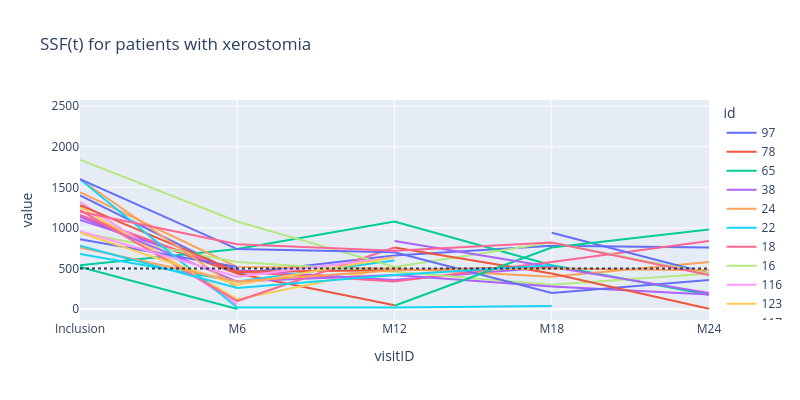
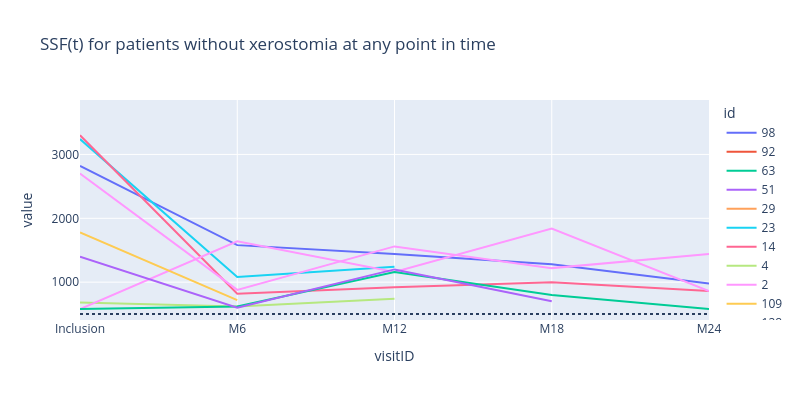

Notebook code for these charts, in order:
### Code cell
import plotly.express as px

dff = df[df["type"] == "SSF"]
dff["value"] = dff["value"].apply(fn)

# exclude basline xerostomia
inclusion_idx =  (dff["visitID"] == "Inclusion")
noxerobaseline_idx = (dff[inclusion_idx]["value"].notna()) & (dff[inclusion_idx]["value"] >= 500)
dff = dff[dff["id"].isin(dff[inclusion_idx][noxerobaseline_idx]["id"].unique())]

no_xero_id = [id_ for id_ in dff["id"].unique() if len(dff[(dff["id"] == id_) & (dff["value"] < 500)]) == 0]
xero_id = [id_ for id_ in dff["id"].unique() if not(id_) in no_xero_id]

xero_df = dff[df["id"].isin(xero_id)]
print(len(xero_id))
fig = px.line(xero_df, x='visitID', y='value', color='id', title="SSF(t) for patients with xerostomia")
fig.add_hline(y=500, line_dash="dot")
fig.update_layout(height=400, width=800)
fig.show()

no_xero_df = dff[df["id"].isin(no_xero_id)]
print(len(no_xero_id))
fig = px.line(no_xero_df, x='visitID', y='value', color='id', title="SSF(t) for patients without xerostomia at any point in time")
fig.add_hline(y=500, line_dash="dot")
fig.update_layout(height=400, width=800)
fig.show()

### Figure 1 — Plotly figure (JSON) as saved in the notebook; plotly's stock layout.template omitted (floating-point values rounded to 4 significant figures)
{"data": [{"hovertemplate": "id=97<br>visitID=%{x}<br>value=%{y}<extra></extra>", "legendgroup": "97", "line": {"color": "#636efa", "dash": "solid"}, "marker": {"symbol": "circle"}, "mode": "lines", "name": "97", "orientation": "v", "showlegend": true, "type": "scatter", "x": ["Inclusion", "M6", "M12", "M18", "M24"], "xaxis": "x", "y": [1400.0, 440.0, 660.0, 780.0, 760.0], "yaxis": "y"}, {"hovertemplate": "id=78<br>visitID=%{x}<br>value=%{y}<extra></extra>", "legendgroup": "78", "line": {"color": "#EF553B", "dash": "solid"}, "marker": {"symbol": "circle"}, "mode": "lines", "name": "78", "orientation": "v", "showlegend": true, "type": "scatter", "x": ["Inclusion", "M6", "M12"], "xaxis": "x", "y": [1140.0, 440.0, 48.0], "yaxis": "y"}, {"hovertemplate": "id=65<br>visitID=%{x}<br>value=%{y}<extra></extra>", "legendgroup": "65", "line": {"color": "#00cc96", "dash": "solid"}, "marker": {"symbol": "circle"}, "mode": "lines", "name": "65", "orientation": "v", "showlegend": true, "type": "scatter", "x": ["Inclusion", "M6", "M12", "M18", "M24"], "xaxis": "x", "y": [540.0, 740.0, 1080.0, 540.0, 176.0], "yaxis": "y"}, {"hovertemplate": "id=38<br>visitID=%{x}<br>value=%{y}<extra></extra>", "legendgroup": "38", "line": {"color": "#ab63fa", "dash": "solid"}, "marker": {"symbol": "circle"}, "mode": "lines", "name": "38", "orientation": "v", "showlegend": true, "type": "scatter", "x": ["Inclusion", "M6", "M12", "M18", "M24"], "xaxis": "x", "y": [1100.0, 480.0, 360.0, 520.0, NaN], "yaxis": "y"}, {"hovertemplate": "id=24<br>visitID=%{x}<br>value=%{y}<extra></extra>", "legendgroup": "24", "line": {"color": "#FFA15A", "dash": "solid"}, "marker": {"symbol": "circle"}, "mode": "lines", "name": "24", "orientation": "v", "showlegend": true, "type": "scatter", "x": ["Inclusion", "M6", "M12", "M18", "M24"], "xaxis": "x", "y": [1440.0, 520.0, 500.0, 400.0, 580.0], "yaxis": "y"}, {"hovertemplate": "id=22<br>visitID=%{x}<br>value=%{y}<extra></extra>", "legendgroup": "22", "line": {"color": "#19d3f3", "dash": "solid"}, "marker": {"symbol": "circle"}, "mode": "lines", "name": "22", "orientation": "v", "showlegend": true, "type": "scatter", "x": ["Inclusion", "M6", "M12", "M18", "M24"], "xaxis": "x", "y": [680.0, 340.0, 600.0, NaN, 560.0], "yaxis": "y"}, {"hovertemplate": "id=18<br>visitID=%{x}<br>value=%{y}<extra></extra>", "legendgroup": "18", "line": {"color": "#FF6692", "dash": "solid"}, "marker": {"symbol": "circle"}, "mode": "lines", "name": "18", "orientation": "v", "showlegend": true, "type": "scatter", "x": ["Inclusion", "M6", "M12", "M18", "M24"], "xaxis": "x", "y": [1160.0, 460.0, 340.0, 580.0, 840.0], "yaxis": "y"}, {"hovertemplate": "id=16<br>visitID=%{x}<br>value=%{y}<extra></extra>", "legendgroup": "16", "line": {"color": "#B6E880", "dash": "solid"}, "marker": {"symbol": "circle"}, "mode": "lines", "name": "16", "orientation": "v", "showlegend": true, "type": "scatter", "x": ["Inclusion", "M6", "M12", "M18", "M24"], "xaxis": "x", "y": [940.0, 580.0, 460.0, 300.0, 440.0], "yaxis": "y"}, {"hovertemplate": "id=116<br>visitID=%{x}<br>value=%{y}<extra></extra>", "legendgroup": "116", "line": {"color": "#FF97FF", "dash": "solid"}, "marker": {"symbol": "circle"}, "mode": "lines", "name": "116", "orientation": "v", "showlegend": true, "type": "scatter", "x": ["Inclusion", "M6", "M12"], "xaxis": "x", "y": [1320.0, 60.0, NaN], "yaxis": "y"}, {"hovertemplate": "id=123<br>visitID=%{x}<br>value=%{y}<extra></extra>", "legendgroup": "123", "line": {"color": "#FECB52", "dash": "solid"}, "marker": {"symbol": "circle"}, "mode": "lines", "name": "123", "orientation": "v", "showlegend": true, "type": "scatter", "x": ["Inclusion", "M6", "M12", "M18", "M24"], "xaxis": "x", "y": [1260.0, 120.0, 520.0, NaN, 520.0], "yaxis": "y"}, {"hovertemplate": "id=117<br>visitID=%{x}<br>value=%{y}<extra></extra>", "legendgroup": "117", "line": {"color": "#636efa", "dash": "solid"}, "marker": {"symbol": "circle"}, "mode": "lines", "name": "117", "orientation": "v", "showlegend": true, "type": "scatter", "x": ["Inclusion", "M6", "M12", "M18", "M24"], "xaxis": "x", "y": [860.0, 520.0, NaN, 940.0, 440.0], "yaxis": "y"}, {"hovertemplate": "id=100<br>visitID=%{x}<br>value=%{y}<extra></extra>", "legendgroup": "100", "line": {"color": "#EF553B", "dash": "solid"}, "marker": {"symbol": "circle"}, "mode": "lines", "name": "100", "orientation": "v", "showlegend": true, "type": "scatter", "x": ["Inclusion", "M6", "M12", "M18"], "xaxis": "x", "y": [1280.0, 460.0, 480.0, 520.0], "yaxis": "y"}, {"hovertemplate": "id=110<br>visitID=%{x}<br>value=%{y}<extra></extra>", "legendgroup": "110", "line": {"color": "#00cc96", "dash": "solid"}, "marker": {"symbol": "circle"}, "mode": "lines", "name": "110", "orientation": "v", "showlegend": true, "type": "scatter", "x": ["Inclusion", "M6"], "xaxis": "x", "y": [520.0, 2.0], "yaxis": "y"}, {"hovertemplate": "id=124<br>visitID=%{x}<br>value=%{y}<extra></extra>", "legendgroup": "124", "line": {"color": "#ab63fa", "dash": "solid"}, "marker": {"symbol": "circle"}, "mode": "lines", "name": "124", "orientation": "v", "showlegend": true, "type": "scatter", "x": ["Inclusion", "M6", "M12", "M18", "M24"], "xaxis": "x", "y": [1140.0, 340.0, 420.0, 280.0, 180.0], "yaxis": "y"}, {"hovertemplate": "id=118<br>visitID=%{x}<br>value=%{y}<extra></extra>", "legendgroup": "118", "line": {"color": "#FFA15A", "dash": "solid"}, "marker": {"symbol": "circle"}, "mode": "lines", "name": "118", "orientation": "v", "showlegend": true, "type": "scatter", "x": ["Inclusion", "M6", "M18", "M24"], "xaxis": "x", "y": [1600.0, 260.0, NaN, NaN], "yaxis": "y"}, {"hovertemplate": "id=106<br>visitID=%{x}<br>value=%{y}<extra></extra>", "legendgroup": "106", "line": {"color": "#19d3f3", "dash": "solid"}, "marker": {"symbol": "circle"}, "mode": "lines", "name": "106", "orientation": "v", "showlegend": true, "type": "scatter", "x": ["Inclusion", "M6", "M12", "M18", "M24"], "xaxis": "x", "y": [1600.0, 20.0, 20.0, 40.0, NaN], "yaxis": "y"}, {"hovertemplate": "id=101<br>visitID=%{x}<br>value=%{y}<extra></extra>", "legendgroup": "101", "line": {"color": "#FF6692", "dash": "solid"}, "marker": {"symbol": "circle"}, "mode": "lines", "name": "101", "orientation": "v", "showlegend": true, "type": "scatter", "x": ["Inclusion", "M6", "M12"], "xaxis": "x", "y": [1220.0, 100.0, 760.0], "yaxis": "y"}, {"hovertemplate": "id=95<br>visitID=%{x}<br>value=%{y}<extra></extra>", "legendgroup": "95", "line": {"color": "#B6E880", "dash": "solid"}, "marker": {"symbol": "circle"}, "mode": "lines", "name": "95", "orientation": "v", "showlegend": true, "type": "scatter", "x": ["Inclusion", "M6", "M12", "M18", "M24"], "xaxis": "x", "y": [1840.0, 1080.0, 520.0, 820.0, 440.0], "yaxis": "y"}, {"hovertemplate": "id=121<br>visitID=%{x}<br>value=%{y}<extra></extra>", "legendgroup": "121", "line": {"color": "#FF97FF", "dash": "solid"}, "marker": {"symbol": "circle"}, "mode": "lines", "name": "121", "orientation": "v", "showlegend": true, "type": "scatter", "x": ["Inclusion", "M6", "M12", "M18", "M24"], "xaxis": "x", "y": [960.0, 400.0, 640.0, NaN, 920.0], "yaxis": "y"}, {"hovertemplate": "id=27<br>visitID=%{x}<br>value=%{y}<extra></extra>", "legendgroup": "27", "line": {"color": "#FECB52", "dash": "solid"}, "marker": {"symbol": "circle"}, "mode": "lines", "name": "27", "orientation": "v", "showlegend": true, "type": "scatter", "x": ["Inclusion", "M6", "M12", "M18", "M24"], "xaxis": "x", "y": [940.0, 300.0, 640.0, NaN, NaN], "yaxis": "y"}, {"hovertemplate": "id=41<br>visitID=%{x}<br>value=%{y}<extra></extra>", "legendgroup": "41", "line": {"color": "#636efa", "dash": "solid"}, "marker": {"symbol": "circle"}, "mode": "lines", "name": "41", "orientation": "v", "showlegend": true, "type": "scatter", "x": ["Inclusion", "M6", "M12", "M18", "M24"], "xaxis": "x", "y": [1600.0, 740.0, 700.0, 200.0, 360.0], "yaxis": "y"}, {"hovertemplate": "id=57<br>visitID=%{x}<br>value=%{y}<extra></extra>", "legendgroup": "57", "line": {"color": "#EF553B", "dash": "solid"}, "marker": {"symbol": "circle"}, "mode": "lines", "name": "57", "orientation": "v", "showlegend": true, "type": "scatter", "x": ["Inclusion", "M6", "M12", "M18", "M24"], "xaxis": "x", "y": [2440.0, NaN, 760.0, 440.0, 5.0], "yaxis": "y"}, {"hovertemplate": "id=79<br>visitID=%{x}<br>value=%{y}<extra></extra>", "legendgroup": "79", "line": {"color": "#00cc96", "dash": "solid"}, "marker": {"symbol": "circle"}, "mode": "lines", "name": "79", "orientation": "v", "showlegend": true, "type": "scatter", "x": ["Inclusion", "M6", "M12", "M18", "M24"], "xaxis": "x", "y": [820.0, NaN, 42.0, 760.0, 980.0], "yaxis": "y"}, {"hovertemplate": "id=84<br>visitID=%{x}<br>value=%{y}<extra></extra>", "legendgroup": "84", "line": {"color": "#ab63fa", "dash": "solid"}, "marker": {"symbol": "circle"}, "mode": "lines", "name": "84", "orientation": "v", "showlegend": true, "type": "scatter", "x": ["Inclusion", "M6", "M12", "M18", "M24"], "xaxis": "x", "y": [700.0, NaN, 840.0, 520.0, 200.0], "yaxis": "y"}, {"hovertemplate": "id=90<br>visitID=%{x}<br>value=%{y}<extra></extra>", "legendgroup": "90", "line": {"color": "#FFA15A", "dash": "solid"}, "marker": {"symbol": "circle"}, "mode": "lines", "name": "90", "orientation": "v", "showlegend": true, "type": "scatter", "x": ["Inclusion", "M6", "M12", "M18", "M24"], "xaxis": "x", "y": [760.0, 340.0, 480.0, 500.0, 480.0], "yaxis": "y"}, {"hovertemplate": "id=112<br>visitID=%{x}<br>value=%{y}<extra></extra>", "legendgroup": "112", "line": {"color": "#19d3f3", "dash": "solid"}, "marker": {"symbol": "circle"}, "mode": "lines", "name": "112", "orientation": "v", "showlegend": true, "type": "scatter", "x": ["Inclusion", "M6", "M12", "M18"], "xaxis": "x", "y": [780.0, 260.0, 420.0, 540.0], "yaxis": "y"}, {"hovertemplate": "id=96<br>visitID=%{x}<br>value=%{y}<extra></extra>", "legendgroup": "96", "line": {"color": "#FF6692", "dash": "solid"}, "marker": {"symbol": "circle"}, "mode": "lines", "name": "96", "orientation": "v", "showlegend": true, "type": "scatter", "x": ["Inclusion", "M6", "M12", "M18", "M24"], "xaxis": "x", "y": [1200.0, 800.0, 720.0, 820.0, 420.0], "yaxis": "y"}], "layout": {"height": 400, "legend": {"title": {"text": "id"}, "tracegroupgap": 0}, "shapes": [{"line": {"dash": "dot"}, "type": "line", "x0": 0, "x1": 1, "xref": "x domain", "y0": 500, "y1": 500, "yref": "y"}], "title": {"text": "SSF(t) for patients with xerostomia"}, "width": 800, "xaxis": {"anchor": "y", "domain": [0, 1], "title": {"text": "visitID"}}, "yaxis": {"anchor": "x", "domain": [0, 1], "title": {"text": "value"}}}}

### Figure 2 — Plotly figure (JSON) as saved in the notebook; plotly's stock layout.template omitted (floating-point values rounded to 4 significant figures)
{"data": [{"hovertemplate": "id=98<br>visitID=%{x}<br>value=%{y}<extra></extra>", "legendgroup": "98", "line": {"color": "#636efa", "dash": "solid"}, "marker": {"symbol": "circle"}, "mode": "lines", "name": "98", "orientation": "v", "showlegend": true, "type": "scatter", "x": ["Inclusion", "M6", "M12", "M18", "M24"], "xaxis": "x", "y": [2820.0, 1580.0, 1440.0, 1280.0, 980.0], "yaxis": "y"}, {"hovertemplate": "id=92<br>visitID=%{x}<br>value=%{y}<extra></extra>", "legendgroup": "92", "line": {"color": "#EF553B", "dash": "solid"}, "marker": {"symbol": "circle"}, "mode": "lines", "name": "92", "orientation": "v", "showlegend": true, "type": "scatter", "x": ["Inclusion", "M6", "M12"], "xaxis": "x", "y": [2040.0, NaN, NaN], "yaxis": "y"}, {"hovertemplate": "id=63<br>visitID=%{x}<br>value=%{y}<extra></extra>", "legendgroup": "63", "line": {"color": "#00cc96", "dash": "solid"}, "marker": {"symbol": "circle"}, "mode": "lines", "name": "63", "orientation": "v", "showlegend": true, "type": "scatter", "x": ["Inclusion"], "xaxis": "x", "y": [1160.0], "yaxis": "y"}, {"hovertemplate": "id=51<br>visitID=%{x}<br>value=%{y}<extra></extra>", "legendgroup": "51", "line": {"color": "#ab63fa", "dash": "solid"}, "marker": {"symbol": "circle"}, "mode": "lines", "name": "51", "orientation": "v", "showlegend": true, "type": "scatter", "x": ["Inclusion", "M6", "M12", "M18"], "xaxis": "x", "y": [620.0, NaN, NaN, NaN], "yaxis": "y"}, {"hovertemplate": "id=29<br>visitID=%{x}<br>value=%{y}<extra></extra>", "legendgroup": "29", "line": {"color": "#FFA15A", "dash": "solid"}, "marker": {"symbol": "circle"}, "mode": "lines", "name": "29", "orientation": "v", "showlegend": true, "type": "scatter", "x": ["Inclusion"], "xaxis": "x", "y": [3680.0], "yaxis": "y"}, {"hovertemplate": "id=23<br>visitID=%{x}<br>value=%{y}<extra></extra>", "legendgroup": "23", "line": {"color": "#19d3f3", "dash": "solid"}, "marker": {"symbol": "circle"}, "mode": "lines", "name": "23", "orientation": "v", "showlegend": true, "type": "scatter", "x": ["Inclusion", "M6", "M12", "M18", "M24"], "xaxis": "x", "y": [3240.0, 1080.0, 1240.0, NaN, NaN], "yaxis": "y"}, {"hovertemplate": "id=14<br>visitID=%{x}<br>value=%{y}<extra></extra>", "legendgroup": "14", "line": {"color": "#FF6692", "dash": "solid"}, "marker": {"symbol": "circle"}, "mode": "lines", "name": "14", "orientation": "v", "showlegend": true, "type": "scatter", "x": ["Inclusion", "M6", "M12", "M18", "M24"], "xaxis": "x", "y": [3300.0, 820.0, 920.0, 1000.0, 860.0], "yaxis": "y"}, {"hovertemplate": "id=4<br>visitID=%{x}<br>value=%{y}<extra></extra>", "legendgroup": "4", "line": {"color": "#B6E880", "dash": "solid"}, "marker": {"symbol": "circle"}, "mode": "lines", "name": "4", "orientation": "v", "showlegend": true, "type": "scatter", "x": ["Inclusion", "M6", "M12", "M18", "M24"], "xaxis": "x", "y": [680.0, 620.0, 740.0, NaN, NaN], "yaxis": "y"}, {"hovertemplate": "id=2<br>visitID=%{x}<br>value=%{y}<extra></extra>", "legendgroup": "2", "line": {"color": "#FF97FF", "dash": "solid"}, "marker": {"symbol": "circle"}, "mode": "lines", "name": "2", "orientation": "v", "showlegend": true, "type": "scatter", "x": ["Inclusion", "M6", "M12", "M18", "M24"], "xaxis": "x", "y": [580.0, 1640.0, 1160.0, 1840.0, 860.0], "yaxis": "y"}, {"hovertemplate": "id=109<br>visitID=%{x}<br>value=%{y}<extra></extra>", "legendgroup": "109", "line": {"color": "#FECB52", "dash": "solid"}, "marker": {"symbol": "circle"}, "mode": "lines", "name": "109", "orientation": "v", "showlegend": true, "type": "scatter", "x": ["Inclusion", "M6"], "xaxis": "x", "y": [2180.0, NaN], "yaxis": "y"}, {"hovertemplate": "id=128<br>visitID=%{x}<br>value=%{y}<extra></extra>", "legendgroup": "128", "line": {"color": "#636efa", "dash": "solid"}, "marker": {"symbol": "circle"}, "mode": "lines", "name": "128", "orientation": "v", "showlegend": true, "type": "scatter", "x": ["Inclusion"], "xaxis": "x", "y": [1420.0], "yaxis": "y"}, {"hovertemplate": "id=107<br>visitID=%{x}<br>value=%{y}<extra></extra>", "legendgroup": "107", "line": {"color": "#EF553B", "dash": "solid"}, "marker": {"symbol": "circle"}, "mode": "lines", "name": "107", "orientation": "v", "showlegend": true, "type": "scatter", "x": ["Inclusion"], "xaxis": "x", "y": [640.0], "yaxis": "y"}, {"hovertemplate": "id=89<br>visitID=%{x}<br>value=%{y}<extra></extra>", "legendgroup": "89", "line": {"color": "#00cc96", "dash": "solid"}, "marker": {"symbol": "circle"}, "mode": "lines", "name": "89", "orientation": "v", "showlegend": true, "type": "scatter", "x": ["Inclusion", "M6", "M12", "M18", "M24"], "xaxis": "x", "y": [580.0, 620.0, 1160.0, 800.0, 580.0], "yaxis": "y"}, {"hovertemplate": "id=114<br>visitID=%{x}<br>value=%{y}<extra></extra>", "legendgroup": "114", "line": {"color": "#ab63fa", "dash": "solid"}, "marker": {"symbol": "circle"}, "mode": "lines", "name": "114", "orientation": "v", "showlegend": true, "type": "scatter", "x": ["Inclusion", "M6", "M12", "M18", "M24"], "xaxis": "x", "y": [1400.0, 600.0, 1200.0, 700.0, NaN], "yaxis": "y"}, {"hovertemplate": "id=42<br>visitID=%{x}<br>value=%{y}<extra></extra>", "legendgroup": "42", "line": {"color": "#FFA15A", "dash": "solid"}, "marker": {"symbol": "circle"}, "mode": "lines", "name": "42", "orientation": "v", "showlegend": true, "type": "scatter", "x": ["Inclusion", "M6"], "xaxis": "x", "y": [1240.0, NaN], "yaxis": "y"}, {"hovertemplate": "id=1<br>visitID=%{x}<br>value=%{y}<extra></extra>", "legendgroup": "1", "line": {"color": "#19d3f3", "dash": "solid"}, "marker": {"symbol": "circle"}, "mode": "lines", "name": "1", "orientation": "v", "showlegend": true, "type": "scatter", "x": ["Inclusion"], "xaxis": "x", "y": [1140.0], "yaxis": "y"}, {"hovertemplate": "id=9<br>visitID=%{x}<br>value=%{y}<extra></extra>", "legendgroup": "9", "line": {"color": "#FF6692", "dash": "solid"}, "marker": {"symbol": "circle"}, "mode": "lines", "name": "9", "orientation": "v", "showlegend": true, "type": "scatter", "x": ["Inclusion", "M6", "M12", "M18", "M24"], "xaxis": "x", "y": [3300.0, NaN, NaN, NaN, NaN], "yaxis": "y"}, {"hovertemplate": "id=25<br>visitID=%{x}<br>value=%{y}<extra></extra>", "legendgroup": "25", "line": {"color": "#B6E880", "dash": "solid"}, "marker": {"symbol": "circle"}, "mode": "lines", "name": "25", "orientation": "v", "showlegend": true, "type": "scatter", "x": ["Inclusion"], "xaxis": "x", "y": [1520.0], "yaxis": "y"}, {"hovertemplate": "id=31<br>visitID=%{x}<br>value=%{y}<extra></extra>", "legendgroup": "31", "line": {"color": "#FF97FF", "dash": "solid"}, "marker": {"symbol": "circle"}, "mode": "lines", "name": "31", "orientation": "v", "showlegend": true, "type": "scatter", "x": ["Inclusion", "M6", "M12", "M18", "M24"], "xaxis": "x", "y": [2700.0, 880.0, 1560.0, 1220.0, 1440.0], "yaxis": "y"}, {"hovertemplate": "id=37<br>visitID=%{x}<br>value=%{y}<extra></extra>", "legendgroup": "37", "line": {"color": "#FECB52", "dash": "solid"}, "marker": {"symbol": "circle"}, "mode": "lines", "name": "37", "orientation": "v", "showlegend": true, "type": "scatter", "x": ["Inclusion", "M6", "M12", "M18"], "xaxis": "x", "y": [1780.0, 720.0, NaN, NaN], "yaxis": "y"}, {"hovertemplate": "id=53<br>visitID=%{x}<br>value=%{y}<extra></extra>", "legendgroup": "53", "line": {"color": "#636efa", "dash": "solid"}, "marker": {"symbol": "circle"}, "mode": "lines", "name": "53", "orientation": "v", "showlegend": true, "type": "scatter", "x": ["Inclusion"], "xaxis": "x", "y": [1440.0], "yaxis": "y"}, {"hovertemplate": "id=113<br>visitID=%{x}<br>value=%{y}<extra></extra>", "legendgroup": "113", "line": {"color": "#EF553B", "dash": "solid"}, "marker": {"symbol": "circle"}, "mode": "lines", "name": "113", "orientation": "v", "showlegend": true, "type": "scatter", "x": ["Inclusion"], "xaxis": "x", "y": [2360.0], "yaxis": "y"}], "layout": {"height": 400, "legend": {"title": {"text": "id"}, "tracegroupgap": 0}, "shapes": [{"line": {"dash": "dot"}, "type": "line", "x0": 0, "x1": 1, "xref": "x domain", "y0": 500, "y1": 500, "yref": "y"}], "title": {"text": "SSF(t) for patients without xerostomia at any point in time"}, "width": 800, "xaxis": {"anchor": "y", "domain": [0, 1], "title": {"text": "visitID"}}, "yaxis": {"anchor": "x", "domain": [0, 1], "title": {"text": "value"}}}}
